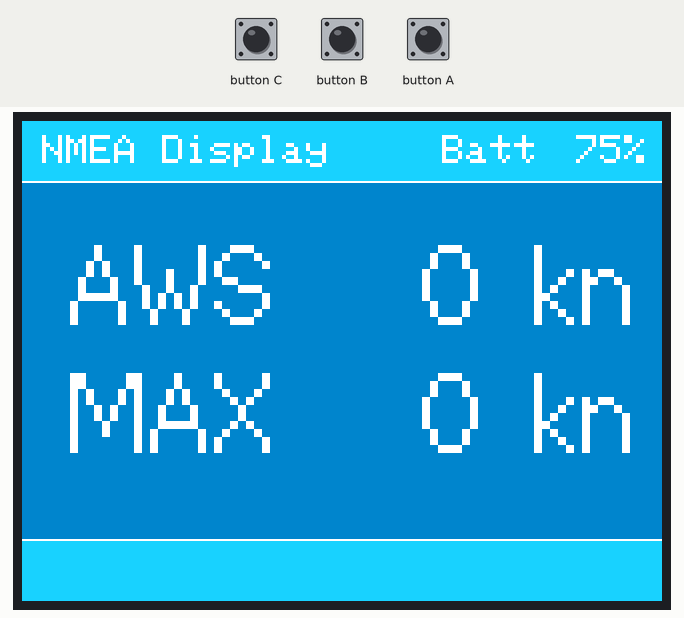
The sketch below on a simulated ESP32. On the bench: 320×240 colour display. The test bench sets the inputs (shaded band). WiFi joins after 1.5 s; servers stay silent unless stated; uploads are accepted with an empty reply; what the sketch prints to the serial monitor is not drawn.

Above: at 3.4 s.
3.5 s: button B pressed for 0.15 s
At 4.3 s:
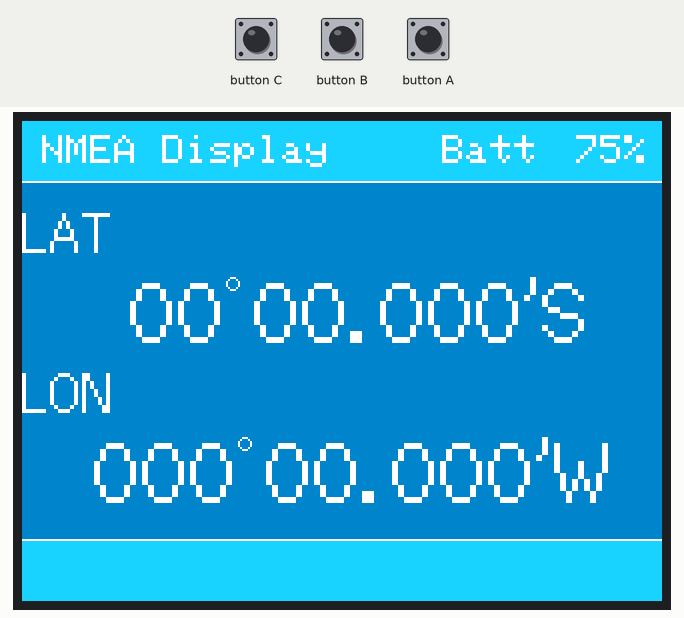
5.1 s: button B pressed for 1 s
At 5.6 s:
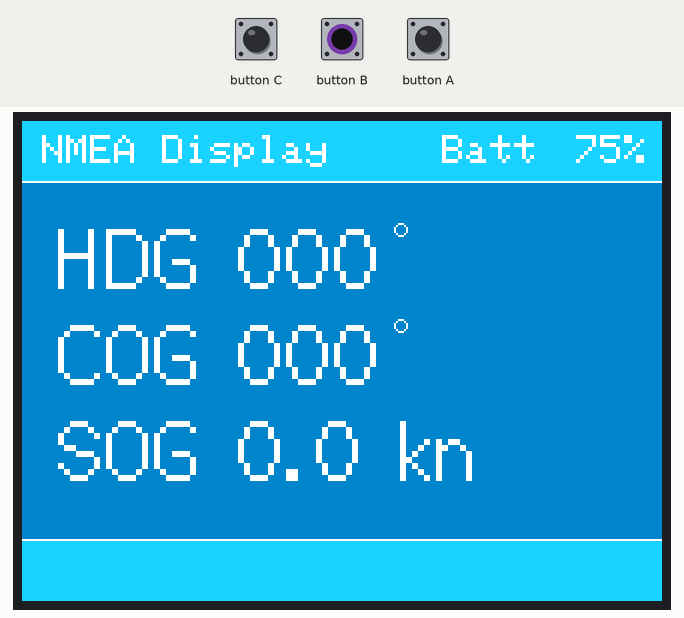
7.6 s: button B pressed for 0.15 s
At 8.2 s:
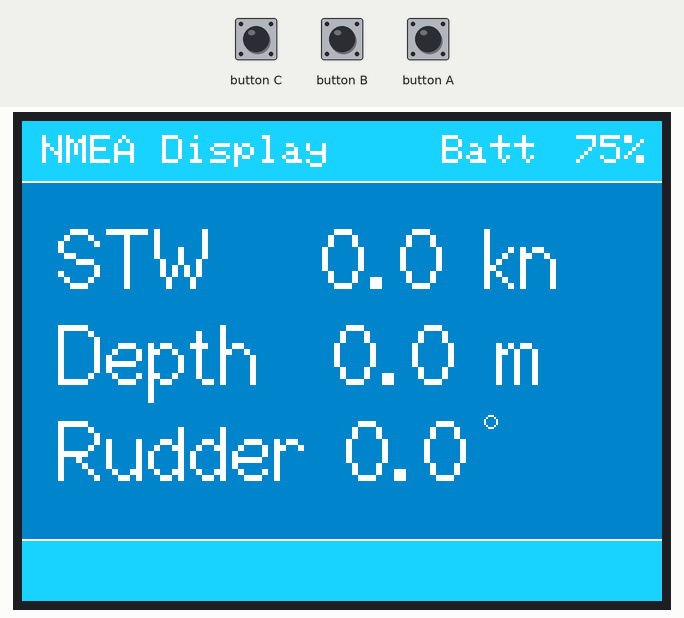
9.2 s: button B pressed for 3.2 s
At 9.9 s:
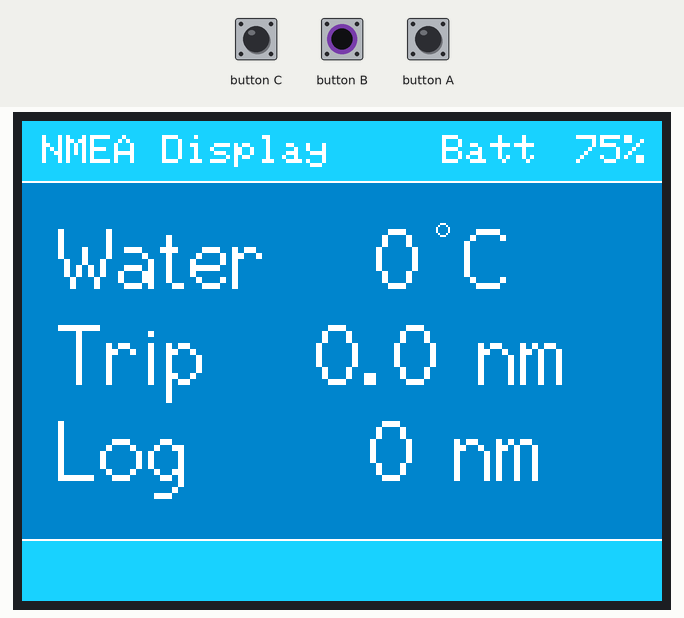
13.9 s: button B pressed for 0.15 s
At 14.4 s:
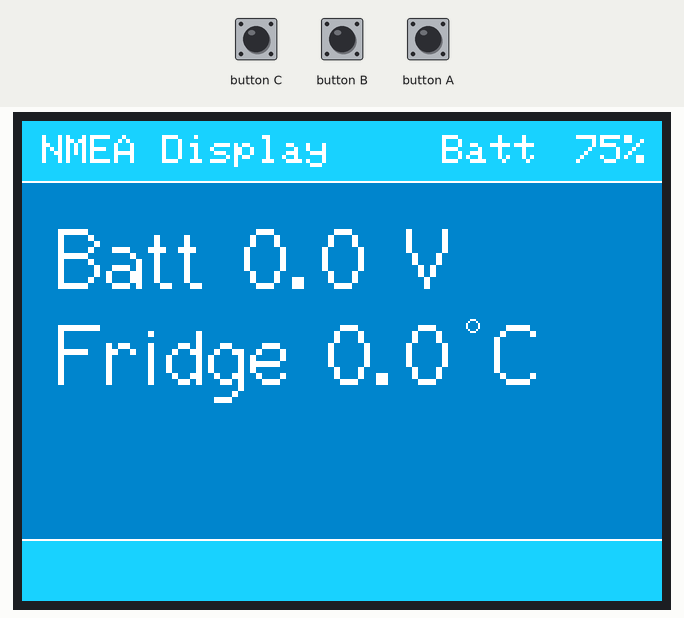
Timing chart, 0 to 16.5 s (numbered marks = the images above; inputs shaded):
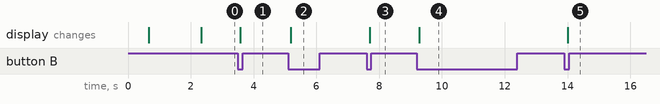

Measured:
- after the input at 3.5 s, the display: changes after 0.08 s (image 1)
- after the input at 5.1 s, the display: changes after 0.08 s (image 2)
- after the input at 7.6 s, the display: changes after 0.10 s (image 3)
- after the input at 9.2 s, the display: changes after 0.08 s (image 4)
- after the input at 13.9 s, the display: changes after 0.10 s (image 5)

The sketch:

M5_NMEA_Display_Wifi_JSON.ino
```cpp
/*
  Demo: NMEA -> M5Stack display
  Reads JSON Data from NMEA 2000 Wifi Gatway and displays is on the M5Stack module
  Data will be stored in BoatData struct.
  Version 0.6 / 24.07.2020
*/


#include <Arduino.h>
#include <M5Stack.h>
#include <Time.h>
#include <sys/time.h>
#include <ArduinoJson.h>
#include <WiFi.h>
#include <WiFiMulti.h>

#include "BoatData.h"


WiFiMulti WiFiMulti;
int port = 90; // JSON Server port of NMEA 2000 Gateway
const char *host = "192.168.15.1"; // Server IP
const char *ssid = "MyESP32";   // AP name
const char *password = "password"; // password


WiFiClient client;  // Create TCP client

tBoatData BoatData;  // Struct to store Boat Data (from BoatData.h)

// Task handle for JSON Client (Core 0 on ESP32)
TaskHandle_t Task1;

double t = 0;
int page = 0;  // Initial page to show
int pages = 5; // Number of pages -1
int LCD_Brightness = 250;

long MyTime = 0;  // System Time from NMEA2000
bool TimeSet = false;

double FridgeTemperature = 0;
double BatteryVoltage = 0;


void setup() {
  M5.begin();
  M5.Power.begin();
  M5.Lcd.setTextSize(1);
  M5.Lcd.setTextColor(TFT_YELLOW, TFT_BLACK);
  M5.Lcd.setCursor(0, 0, 1);

  Serial.begin(115200); delay(500);

  M5.Lcd.setTextSize(2);
  WiFiMulti.addAP(ssid, password);

  M5.Lcd.print("Waiting for WiFi. ");

  while (WiFiMulti.run() != WL_CONNECTED) {
    M5.Lcd.print(".");
    delay(500);
  }

  M5.Lcd.println("");
  M5.Lcd.println("WiFi connected");
  M5.Lcd.println("IP address: ");
  M5.Lcd.println(WiFi.localIP());

  Display_Main();

  // Create task for core 0, loop() runs on core 1
  xTaskCreatePinnedToCore(
    Get_JSON_Data_Task, /* Function to implement the task */
    "Task1", /* Name of the task */
    10000,  /* Stack size in words */
    NULL,  /* Task input parameter */
    0,  /* Priority of the task */
    &Task1,  /* Task handle. */
    0); /* Core where the task should run */
}

unsigned long update_time = 0;

void Get_JSON_Data_Task(void * parameter) {
  while (true) {

    if (millis() > update_time + 1000) {
      Get_JSON_Data();
      update_time = millis();
    }
  }
}


void Get_JSON_Data(void) {

  // Allocate JsonBuffer
  // Use arduinojson.org/assistant to compute the capacity.

  StaticJsonDocument<800> root;

  WiFiClient client;
  client.setTimeout(1000);

  // Serial.println(F("Connecting..."));

  // Connect to HTTP server

  if (!client.connect(host, port)) {
    Serial.println(F("Connection failed"));
    return;
  }

  // Serial.println(F("Connected!"));

  // Send HTTP request
  client.println(F("GET /example.json HTTP/1.0"));
  client.println(F("Host: arduinojson.org"));
  client.println(F("Connection: close"));
  if (client.println() == 0) {
    Serial.println(F("Failed to send request"));
    return;
  }

  // Check HTTP status
  char status[32] = {0};
  client.readBytesUntil('\r', status, sizeof(status));
  if (strcmp(status, "HTTP/1.0 200 OK") != 0) {
    Serial.print(F("Unexpected response: "));
    Serial.println(status);
    return;
  }

  // Skip HTTP headers
  char endOfHeaders[] = "\r\n\r\n";
  if (!client.find(endOfHeaders)) {
    Serial.println(F("Invalid response"));
    return;
  }


  // Parse JSON object
  DeserializationError error = deserializeJson(root, client);

  if (error) {
    Serial.println(F("Parsing failed!"));
    return;
  }

  // Extract values

  BoatData.Latitude = root["Latitude"] ;
                      BoatData.Longitude = root["Longitude"];
                      BoatData.Heading = root["Heading"];
                      BoatData.COG = root["COG"];
                      BoatData.SOG = root["SOG"];
                      BoatData.STW = root["STW"];
                      BoatData.AWS = root["AWS"];
                      BoatData.TWS = root["TWS"];
                      BoatData.MaxAws = root["MaxAws"];
                      BoatData.MaxTws = root["MaxTws"];
                      BoatData.AWA = root["AWA"];
                      BoatData.TWA = root["TWA"];
                      BoatData.TWD = root["TWD"];
                      BoatData.TripLog = root["TripLog"];
                      BoatData.Log = root["Log"];
                      BoatData.RudderPosition = root["RudderPosition"];
                      BoatData.WaterTemperature = root["WaterTemperature"];
                      BoatData.WaterDepth = root["WaterDepth"];
                      BoatData.Variation = root["Variation"];
                      BoatData.Altitude = root["Altitude"];
                      BoatData.GPSTime = root["GPSTime"];
                      BoatData.DaysSince1970 = root["DaysSince1970"];
                      FridgeTemperature = root["FridgeTeperature"];
                      BatteryVoltage = root["BatteryVoltage"];

                      // Disconnect
                      client.stop();
}


void set_system_time(void) {
  MyTime = (BoatData.DaysSince1970 * 3600 * 24) + BoatData.GPSTime;

  if (MyTime != 0 && !TimeSet) { // Set system time from valid NMEA2000 time (only once)
    struct timeval tv;
    tv.tv_sec = MyTime;
    settimeofday(&tv, NULL);
    TimeSet = true;
  }
}


void loop() {

  int wifi_retry = 0;

  while (WiFi.status() != WL_CONNECTED && wifi_retry < 5 ) {
    wifi_retry++;
    WiFi.disconnect();
    WiFi.mode(WIFI_OFF);
    WiFi.mode(WIFI_STA);
    Serial.println(F("Reconnect!"));
    M5.Lcd.println("Reconnect!");
    WiFiMulti.addAP(ssid, password);
    delay(100);
  }
  if (wifi_retry >= 5) {
    ESP.restart();
  }

  M5.update();

  if (millis() > t + 1000) {
    t = millis();

    if (page == 0) Page_1();
    if (page == 1) Page_2();
    if (page == 2) Page_3();
    if (page == 3) Page_4();
    if (page == 4) Page_5();
    if (page == 5) Page_6();

    set_system_time();
    DiplayDateTime();
  }


  if (M5.BtnB.wasPressed() == true) {
    page++;                        // Button B pressed -> Next page
    if (page > pages) page = 0;
    t -= 1000;
  }


  if (M5.BtnA.wasPressed() == true) {
    page--;
    if (page < 0) page = pages;
    t -= 1000;
  }


  if (M5.BtnC.wasPressed() == true)                         /* Button C pressed ? --> Change brightness */
  {
    //      M5.Speaker.tone(NOTE_DH2, 1);
    if (LCD_Brightness < 250)                               /* Maximum brightness not reached ? */
    {
      LCD_Brightness = LCD_Brightness + 10;                 /* Increase brightness */
    }
    else                                                    /* Maximum brightness reached ? */
    {
      LCD_Brightness = 10;                                  /* Set brightness to lowest value */
    }
    M5.Lcd.setBrightness(LCD_Brightness);                   /* Change brightness value */
  }
}


void Page_6(void) {
  char buffer[40];

  M5.Lcd.fillRect(0, 31, 320, 178, 0x439);
  M5.Lcd.setCursor(0, 45, 2);
  M5.Lcd.setTextSize(3);
  sprintf(buffer, " Batt %2.1f V", BatteryVoltage);
  M5.Lcd.print(buffer);
  M5.Lcd.println("  ");
  sprintf(buffer, " Fridge %2.1f", FridgeTemperature);
  M5.Lcd.print(buffer);
  M5.Lcd.setTextSize(1);
  M5.Lcd.print(" o ");
  M5.Lcd.setTextSize(3);
  M5.Lcd.println("C ");
  //  sprintf(buffer, " ALT %2.1f m", BoatData.Altitude);
  //  M5.Lcd.println(buffer);
}


void Page_5(void) {
  char buffer[40];

  M5.Lcd.fillRect(0, 31, 320, 178, 0x439);
  M5.Lcd.setCursor(0, 45, 2);
  M5.Lcd.setTextSize(3);
  sprintf(buffer, " Water %3.0f", BoatData.WaterTemperature);
  M5.Lcd.print(buffer);
  M5.Lcd.setTextSize(1);
  M5.Lcd.print(" o ");
  M5.Lcd.setTextSize(3);
  M5.Lcd.println("C  ");
  sprintf(buffer, " Trip  %4.1f nm", BoatData.TripLog);
  M5.Lcd.print(buffer);
  M5.Lcd.println("  ");
  sprintf(buffer, " Log %5.0f nm", BoatData.Log);
  M5.Lcd.println(buffer);
}


void Page_4(void) {
  char buffer[40];

  M5.Lcd.fillRect(0, 31, 320, 178, 0x439);
  M5.Lcd.setCursor(0, 45, 2);
  M5.Lcd.setTextSize(3);
  sprintf(buffer, " STW   %3.1f kn", BoatData.STW);
  M5.Lcd.print(buffer);
  M5.Lcd.println("  ");
  sprintf(buffer, " Depth %4.1f m", BoatData.WaterDepth);
  M5.Lcd.print(buffer);
  M5.Lcd.println("  ");
  sprintf(buffer, " Rudder %2.1f", BoatData.RudderPosition);
  M5.Lcd.print(buffer);
  M5.Lcd.setTextSize(1);
  M5.Lcd.print(" o ");
  M5.Lcd.setTextSize(3);
}


void Page_3(void) {
  char buffer[40];

  M5.Lcd.fillRect(0, 31, 320, 178, 0x439);
  M5.Lcd.setCursor(0, 45, 2);
  M5.Lcd.setTextSize(3);
  sprintf(buffer, " HDG %03.0f", BoatData.Heading);
  M5.Lcd.print(buffer);
  M5.Lcd.setTextSize(1);
  M5.Lcd.print(" o ");
  M5.Lcd.setTextSize(3);
  M5.Lcd.println("  ");
  sprintf(buffer, " COG %03.0f", BoatData.COG);
  M5.Lcd.print(buffer);
  M5.Lcd.setTextSize(1);
  M5.Lcd.print(" o ");
  M5.Lcd.setTextSize(3);
  M5.Lcd.println("  ");
  sprintf(buffer, " SOG %2.1f kn", BoatData.SOG);
  M5.Lcd.println(buffer);
}

void Page_2(void) {
  char buffer[40];
  double minutes;

  M5.Lcd.fillRect(0, 31, 320, 178, 0x439);
  M5.Lcd.setCursor(0, 40, 2);
  M5.Lcd.setTextSize(2);

  minutes = BoatData.Latitude - trunc(BoatData.Latitude);
  minutes = minutes / 100 * 60;

  M5.Lcd.println("LAT");
  M5.Lcd.setTextSize(3);
  sprintf(buffer, "   %02.0f", trunc(BoatData.Latitude));
  M5.Lcd.print(buffer);
  M5.Lcd.setTextSize(1);
  M5.Lcd.print("o ");
  M5.Lcd.setTextSize(3);
  sprintf(buffer, "%06.3f", minutes * 100);
  M5.Lcd.print(buffer);
  if (BoatData.Latitude > 0 ) M5.Lcd.println("'N"); else M5.Lcd.println("'S");

  minutes = BoatData.Longitude - trunc(BoatData.Longitude);
  minutes = minutes / 100 * 60;

  M5.Lcd.setTextSize(2);
  M5.Lcd.println("LON");
  M5.Lcd.setTextSize(3);
  sprintf(buffer, "  %03.0f", trunc(BoatData.Longitude));
  M5.Lcd.print(buffer);
  M5.Lcd.setTextSize(1);
  M5.Lcd.print("o ");
  M5.Lcd.setTextSize(3);
  sprintf(buffer, "%06.3f", minutes * 100);
  M5.Lcd.print(buffer);
  if (BoatData.Longitude > 0 ) M5.Lcd.println("'E"); else M5.Lcd.println("'W");
}

void Page_1(void) {
  char buffer[40];

  double AWS = 0;

  if (BoatData.AWS > 0) AWS = BoatData.AWS;

  M5.Lcd.fillRect(0, 31, 320, 178, 0x439);
  M5.Lcd.setCursor(0, 50, 2);
  M5.Lcd.setTextSize(4);
  sprintf(buffer, " AWS %3.0f kn", AWS);
  M5.Lcd.println(buffer);
  sprintf(buffer, " MAX %3.0f kn", BoatData.MaxAws);
  M5.Lcd.println(buffer);
}

void DiplayDateTime(void) {
  char buffer[50];

  M5.Lcd.setTextFont(1);
  M5.Lcd.setTextSize(2);                                      /* Set text size to 2 */
  M5.Lcd.setTextColor(WHITE);                                 /* Set text color to white */

  M5.Lcd.fillRect(265, 0, 320, 30, 0x1E9F);

  M5.Lcd.setCursor(265, 7);
  sprintf(buffer, "%3.0d", M5.Power.getBatteryLevel());
  M5.Lcd.print(buffer);
  M5.Lcd.print("%");


  M5.Lcd.fillRect(0, 210, 320, 30, 0x1E9F);
  M5.Lcd.setCursor(10, 218);

  if (MyTime != 0) {

    time_t rawtime = MyTime; // Create time from NMEA 2000 time (UTC)
    struct tm  ts;
    ts = *localtime(&rawtime);

    strftime(buffer, sizeof(buffer), "%d.%m.%Y - %H:%M:%S UTC", &ts); // Create directory name from date
    M5.Lcd.print(buffer);
  }

}


void Display_Main (void)
{
  M5.Lcd.setTextFont(1);
  M5.Lcd.fillRect(0, 0, 320, 30, 0x1E9F);                      /* Upper dark blue area */
  M5.Lcd.fillRect(0, 31, 320, 178, 0x439);                   /* Main light blue area */
  M5.Lcd.fillRect(0, 210, 320, 30, 0x1E9F);                    /* Lower dark blue area */
  M5.Lcd.fillRect(0, 30, 320, 4, 0xffff);                     /* Upper white line */
  M5.Lcd.fillRect(0, 208, 320, 4, 0xffff);                    /* Lower white line */
  //  M5.Lcd.fillRect(0, 92, 320, 4, 0xffff);                     /* First vertical white line */
  //  M5.Lcd.fillRect(0, 155, 320, 4, 0xffff);                    /* Second vertical white line */
  //  M5.Lcd.fillRect(158, 30, 4, 178, 0xffff);                   /* First horizontal white line */
  M5.Lcd.setTextSize(2);                                      /* Set text size to 2 */
  M5.Lcd.setTextColor(WHITE);                                 /* Set text color to white */
  M5.Lcd.setCursor(10, 7);                                    /* Display header info */
  M5.Lcd.print("NMEA Display");
  M5.Lcd.setCursor(210, 7);
  M5.Lcd.print("Batt");
}
```

BoatData.h
```cpp
#ifndef _BoatData_H_
#define _BoatData_H_

struct tBoatData {
  unsigned long DaysSince1970;   // Days since 1970-01-01

  double Heading,SOG,COG,STW,Variation,AWS,TWS,MaxAws,MaxTws,AWA,TWA,AWD,TWD,TripLog,Log,RudderPosition,WaterTemperature,
         WaterDepth, GPSTime,// Secs since midnight,
         Latitude, Longitude, Altitude;

public:
  tBoatData() {
    Heading=0;
    Latitude=0;
    Longitude=0;
    SOG=0;
    COG=0;
    STW=0;
    AWS=0;
    TWS=0;
    MaxAws=0;
    MaxTws=0;
    AWA=0;
    TWA=0;
    TWD=0;
    TripLog=0;
    Log=0;
    RudderPosition=0;
    WaterTemperature=0;
    WaterDepth=0;
    Variation=7.0;
    Altitude=0;
    GPSTime=0;
    DaysSince1970=0;
  };
};

#endif // _BoatData_H_
```
